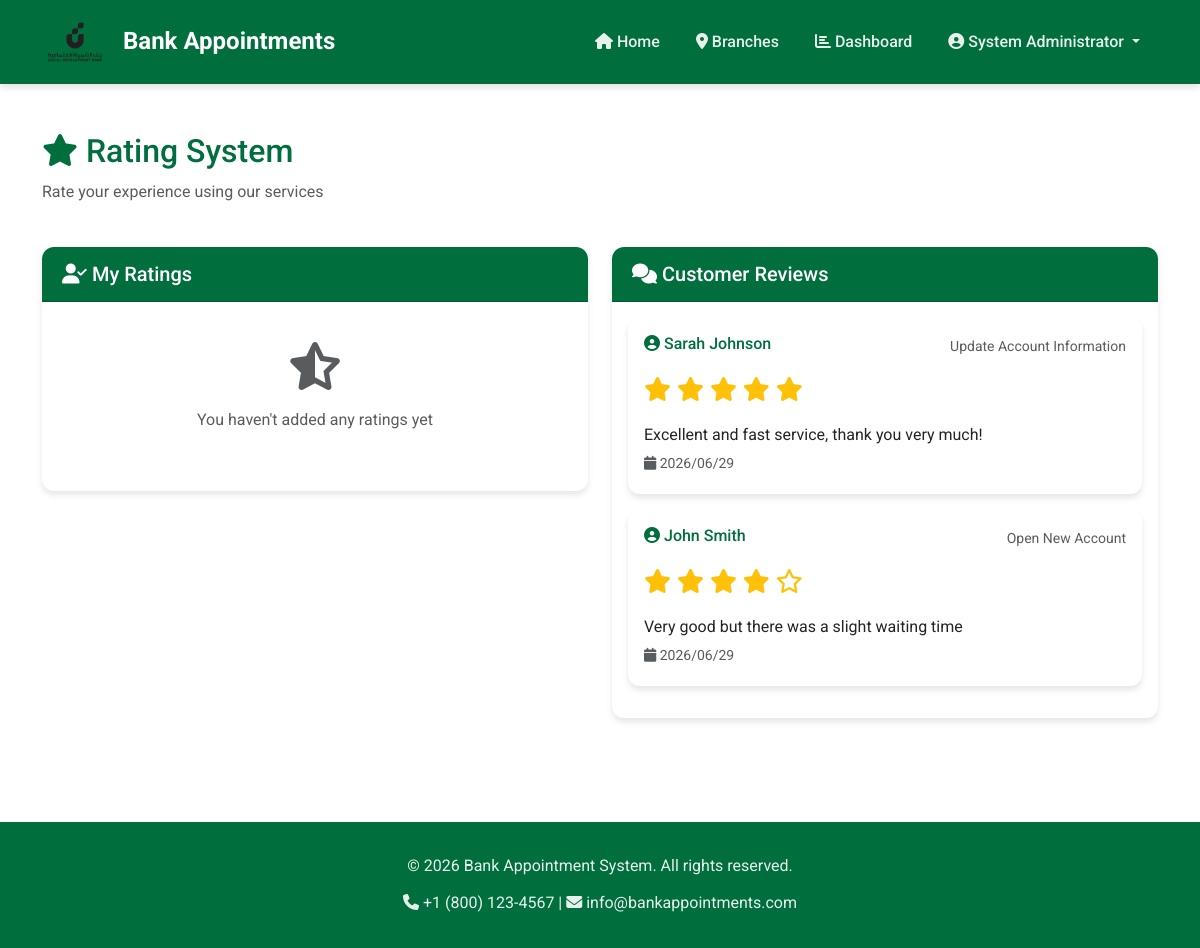
/pages/rating.php (signed in), run on the app's committed database.
### tables this page shows
CREATE TABLE IF NOT EXISTS ratings (
    id INT AUTO_INCREMENT PRIMARY KEY,
    user_id INT NOT NULL,
    appointment_id INT NOT NULL,
    rating INT CHECK (rating BETWEEN 1 AND 5),
    feedback TEXT,
    created_at TIMESTAMP DEFAULT CURRENT_TIMESTAMP,
    FOREIGN KEY (user_id) REFERENCES users(id) ON DELETE CASCADE,
    FOREIGN KEY (appointment_id) REFERENCES appointments(id) ON DELETE CASCADE
);

CREATE TABLE IF NOT EXISTS users (
    id INT AUTO_INCREMENT PRIMARY KEY,
    name VARCHAR(100) NOT NULL,
    email VARCHAR(100) UNIQUE NOT NULL,
    password VARCHAR(255) NOT NULL,
    role ENUM('user', 'admin') DEFAULT 'user',
    created_at TIMESTAMP DEFAULT CURRENT_TIMESTAMP
);

CREATE TABLE IF NOT EXISTS appointments (
    id INT AUTO_INCREMENT PRIMARY KEY,
    user_id INT NOT NULL,
    branch_id INT NOT NULL,
    service VARCHAR(100) NOT NULL,
    date DATE NOT NULL,
    time TIME NOT NULL,
    status ENUM('upcoming', 'completed', 'cancelled') DEFAULT 'upcoming',
    created_at TIMESTAMP DEFAULT CURRENT_TIMESTAMP,
    FOREIGN KEY (user_id) REFERENCES users(id) ON DELETE CASCADE,
    FOREIGN KEY (branch_id) REFERENCES branches(id) ON DELETE CASCADE
);

### pages/rating.php (the view, shortened to what this page needs)
<?php
require_once '../includes/header.php';
require_once '../includes/navbar.php';
$user_id = $_SESSION['user_id'];
$query = "SELECT r.*, a.service, a.date, a.time
          FROM ratings r
          JOIN appointments a ON r.appointment_id = a.id
          WHERE r.user_id = ?
          ORDER BY r.created_at DESC";
$stmt = $conn->prepare($query);
$stmt->bind_param('i', $user_id);
$stmt->execute();
$my_ratings = $stmt->get_result();
$all_ratings_query = "SELECT r.*, u.name as user_name, a.service
                      FROM ratings r
                      JOIN users u ON r.user_id = u.id
                      JOIN appointments a ON r.appointment_id = a.id
                      ORDER BY r.created_at DESC
                      LIMIT 20";
$all_ratings = $conn->query($all_ratings_query);
?>
<div class="container my-5">
    <div class="row mb-4">
        <div class="col-12">
            <h2 style="color: var(--primary-green);"><i class="fas fa-star"></i> Rating System</h2>
            <p class="text-muted">Rate your experience using our services</p>
        </div>
    </div>
    <div class="row">
        <div class="col-md-6 mb-4">
            <div class="card fade-in-up">
                <div class="card-header">
                    <h5 class="mb-0"><i class="fas fa-user-check"></i> My Ratings</h5>
                </div>
                <div class="card-body" style="max-height: 600px; overflow-y: auto;">
                    <?php if ($my_ratings->num_rows > 0): ?>
                        <?php while ($rating = $my_ratings->fetch_assoc()): ?>
                        <div class="card mb-3 border-start border-4" style="border-color: var(--primary-green) !important;">
                            <div class="card-body">
                                <h6 style="color: var(--primary-green);"><?php echo $rating['service']; ?></h6>
                                <div class="rating-stars mb-2">
                                    <?php for ($i = 1; $i <= 5; $i++): ?>
                                        <i class="fa<?php echo $i <= $rating['rating'] ? 's' : 'r'; ?> fa-star"></i>
                                    <?php endfor; ?>
                                    <span class="ms-2">(<?php echo $rating['rating']; ?>/5)</span>
                                </div>
                                <?php if ($rating['feedback']): ?>
                                <p class="mb-0"><i class="fas fa-comment"></i> <?php echo $rating['feedback']; ?></p>
                                <?php endif; ?>
                                <small class="text-muted">
                                    <i class="fas fa-clock"></i> <?php echo date('Y/m/d h:i A', strtotime($rating['created_at'])); ?>
                                </small>
                            </div>
                        </div>
                        <?php endwhile; ?>
                    <?php else: ?>
                        <div class="text-center py-4">
                            <i class="fas fa-star-half-alt fa-3x text-muted mb-3"></i>
                            <p class="text-muted">You haven't added any ratings yet</p>
                        </div>
                    <?php endif; ?>
                </div>
            </div>
        </div>
        <div class="col-md-6 mb-4">
            <div class="card fade-in-up">
                <div class="card-header">
                    <h5 class="mb-0"><i class="fas fa-comments"></i> Customer Reviews</h5>
                </div>
                <div class="card-body" style="max-height: 600px; overflow-y: auto;">
                    <?php if ($all_ratings->num_rows > 0): ?>
                        <?php while ($rating = $all_ratings->fetch_assoc()): ?>
                        <div class="card mb-3">
                            <div class="card-body">
                                <div class="d-flex justify-content-between align-items-start mb-2">
                                    <h6 style="color: var(--primary-green);">
                                        <i class="fas fa-user-circle"></i> <?php echo $rating['user_name']; ?>
                                    </h6>
                                    <small class="text-muted"><?php echo $rating['service']; ?></small>
                                </div>
                                <div class="rating-stars mb-2">
                                    <?php for ($i = 1; $i <= 5; $i++): ?>
                                        <i class="fa<?php echo $i <= $rating['rating'] ? 's' : 'r'; ?> fa-star"></i>
                                    <?php endfor; ?>
                                </div>
                                <?php if ($rating['feedback']): ?>
                                <p class="mb-0"><?php echo $rating['feedback']; ?></p>
                                <?php endif; ?>
                                <small class="text-muted">
                                    <i class="fas fa-calendar"></i> <?php echo date('Y/m/d', strtotime($rating['created_at'])); ?>
                                </small>
                            </div>
                        </div>
                        <?php endwhile; ?>
                    <?php endif; ?>
                </div>
            </div>
        </div>
    </div>
</div>
<?php require_once '../includes/footer.php'; ?>

### assets/css/style.css (style rules this page uses)
:root { --primary-green: #006e3d; --light-green: #00a854; --dark-green: #004d2b; --bg-light: #f8f9fa; --text-dark: #212529; --border-radius: 12px; --box-shadow: 0 4px 6px rgba(0, 0, 0, 0.1); --box-shadow-hover: 0 8px 15px rgba(0, 110, 61, 0.2); }
* { margin: 0; padding: 0; box-sizing: border-box; }
body { font-family: 'Roboto', sans-serif; background-color: #ffffff; color: var(--text-dark); line-height: 1.8; }
.card { border: none; border-radius: var(--border-radius); box-shadow: var(--box-shadow); transition: all 0.3s ease; margin-bottom: 20px; }
.card-header { background-color: var(--primary-green); color: white; border-radius: var(--border-radius) var(--border-radius) 0 0 !important; font-weight: 600; padding: 15px 20px; }
.rating-stars { font-size: 1.5rem; color: #ffc107; }
.rating-stars i { cursor: pointer; transition: all 0.2s ease; }
.fade-in-up { animation: fadeInUp 0.6s ease-out; }

### data on the page
ratings: user.name "Sarah Johnson", appointment.service "Update Account Information", rating 5 (drawn), feedback "Excellent and fast service, thank you very much!", created_at "2026/06/29"
ratings: user.name "John Smith", appointment.service "Open New Account", rating 4 (drawn), feedback "Very good but there was a slight waiting time", created_at "2026/06/29"

### other printed values
$_SESSION['user_name'] "System Administrator"
